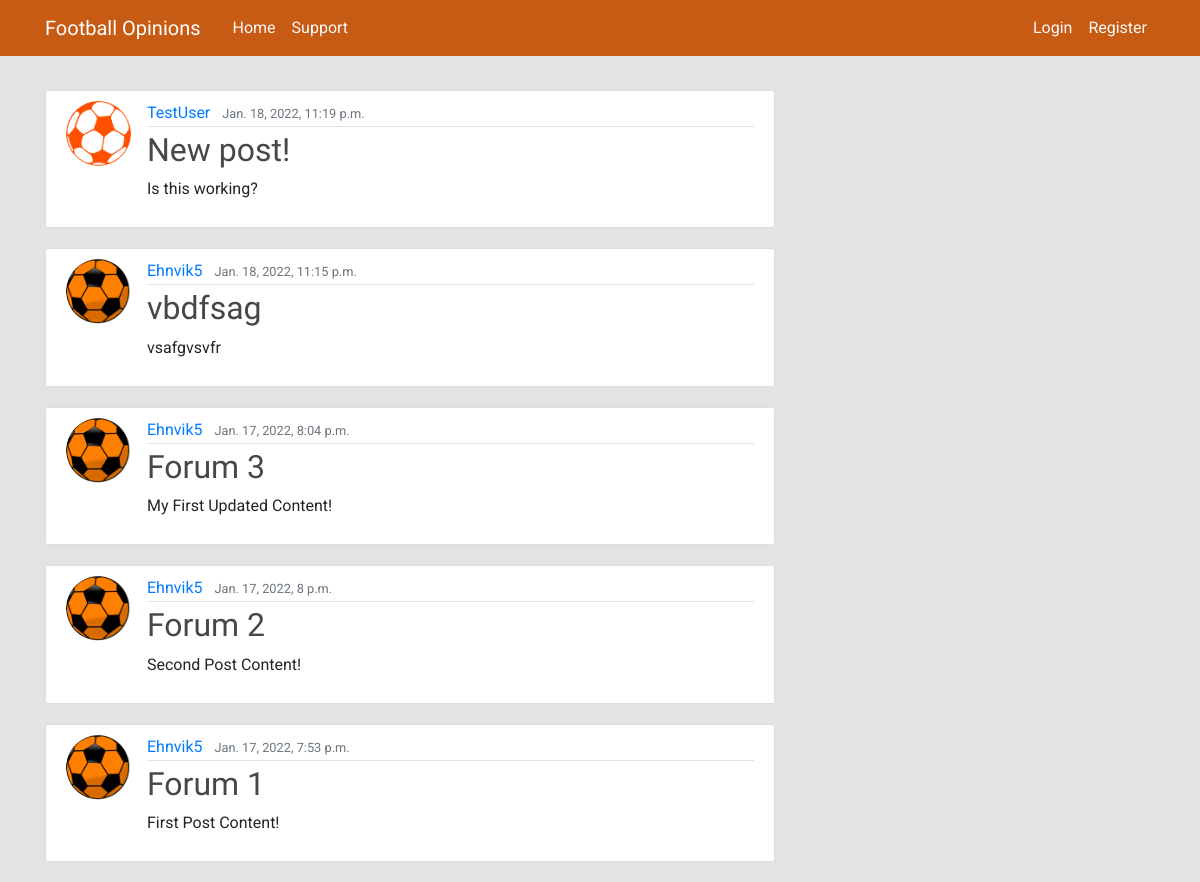
The app's page /, older data.
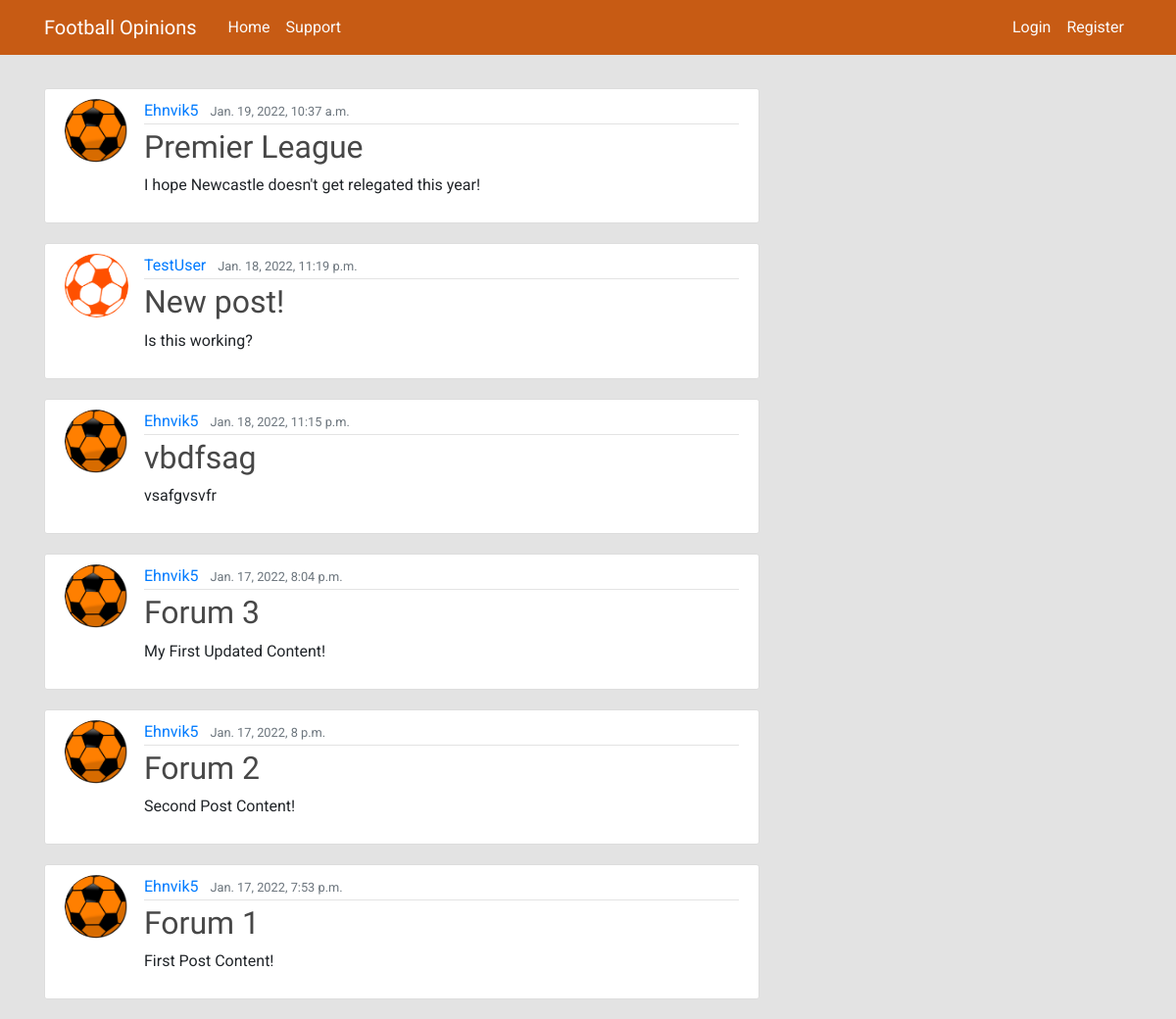
The same page, newer data.
### forum/models.py (models this page shows, shortened)
class Post(models.Model):
    title = models.CharField(max_length=100)
    content = models.TextField()
    date_posted = models.DateTimeField(default=timezone.now)
    author = models.ForeignKey(User, on_delete=models.CASCADE)

### users/models.py (models this page shows, shortened)
class Profile(models.Model):
    user = models.OneToOneField(User, on_delete=models.CASCADE)
    image = models.ImageField(default='default.jpg', upload_to='profile_pics')

### forum/views.py (the view)
# urls.py: path('', PostListView.as_view(), name='forum-home'),
class PostListView(ListView):
    model = Post
    template_name = 'forum/home.html'
    context_object_name = 'posts'
    ordering = ['-date_posted']

### forum/templates/forum/home.html
{% extends "forum/base.html" %}
{% block content %}
    {% for post in posts %}
        <article class="media content-section">
          <img class="rounded-circle article-img" src="{{ post.author.profile.image.url }}">
          <div class="media-body">
            <div class="article-metadata">
              <a class="mr-2" href="#">{{ post.author }}</a>
              <small class="text-muted">{{ post.date_posted }}</small>
            </div>
            <h2><a class="article-title" href="{% url 'post-detail' post.id %}">{{ post.title }}</a></h2>
            <p class="article-content">{{ post.content }}</p>
          </div>
        </article>
    {% endfor %}
{% endblock content %}

### forum/templates/forum/base.html (shortened to what this page needs)
{% load static %}
<!DOCTYPE html>
<html lang="en">
<head>
    <link rel="stylesheet" type="text/css" href="{% static 'forum/style.css' %}">
    <link rel="stylesheet" href="https://maxcdn.bootstrapcdn.com/bootstrap/4.0.0/css/bootstrap.min.css">
</head>
<body>
    <header class="site-header">
        <nav class="navbar navbar-expand-md navbar-dark bg-steel fixed-top">
          <div class="container">
            <a class="navbar-brand mr-4" href="{% url 'forum-home' %}">Football Opinions</a>
            <div class="collapse navbar-collapse" id="navbarToggle">
              <div class="navbar-nav mr-auto">
                <a class="nav-item nav-link nav-color" href="{% url 'forum-home' %}">Home</a>
                <a class="nav-item nav-link nav-color" href="{% url 'forum-support' %}">Support</a>
              </div>
              <div class="navbar-nav">
                {% if user.is_authenticated %}
                <a class="nav-item nav-link nav-color" href="{% url 'post-create' %}">New Post</a>
                <a class="nav-item nav-link nav-color" href="{% url 'profile' %}">Profile</a>
                <a class="nav-item nav-link nav-color" href="{% url 'logout' %}">Logout</a>
                {% else %}
                <a class="nav-item nav-link nav-color" href="{% url 'login' %}">Login</a>
                <a class="nav-item nav-link nav-color" href="{% url 'register' %}">Register</a>
                {% endif %}
              </div>
            </div>
          </div>
        </nav>
      </header>
      <main role="main" class="container container-margin">
        <div class="row">
          <div class="col-md-8">
          {% block content %}{% endblock %}
          </div>
        </div>
      </main>
</body>
</html>

### forum/static/forum/style.css (style rules this page uses)
html body { background-color: #e3e3e3; margin-top: 5rem; font-family: "Roboto", sans-serif; }
h1, h2, h3, h4, h5, h6 { color: #fafafa; font-family: "Exo", sans-serif; }
.bg-steel { background-color: #c75b14; color: #fafafa; }
a.nav-item.nav-link.nav-color { color: #fafafa; }
.navbar-brand { font-family: "Exo", sans-serif; }
.content-section { background: #ffffff; padding: 10px 20px; border: 1px solid #dddddd; border-radius: 3px; margin-bottom: 20px; }
.container-margin { padding-top: 10px; }
.article-title { color: rgb(71, 71, 71); font-family: "Exo", sans-serif; }
.article-content { white-space: pre-line; }
.article-img { height: 65px; width: 65px; margin-right: 16px; }
.article-metadata { padding-bottom: 1px; margin-bottom: 4px; border-bottom: 1px solid #e3e3e3 }

Row changes from the older to the newer data that the page shows:
added Post: author.profile.image (picture), author "Ehnvik5", date_posted "Jan. 19, 2022, 10:37 a.m.", title "Premier League", content "I hope Newcastle doesn't get relegated this year!"
